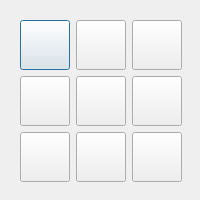
<?xml version="1.0" encoding="UTF-8"?>
<ui version="4.0">
 <class>Dialog</class>
 <widget class="QDialog" name="Dialog">
  <property name="geometry">
   <rect>
    <x>0</x>
    <y>0</y>
    <width>200</width>
    <height>200</height>
   </rect>
  </property>
  <property name="minimumSize">
   <size>
    <width>200</width>
    <height>200</height>
   </size>
  </property>
  <property name="maximumSize">
   <size>
    <width>200</width>
    <height>200</height>
   </size>
  </property>
  <property name="windowTitle">
   <string>Tic-Tac-Toe</string>
  </property>
  <widget class="QWidget" name="">
   <property name="geometry">
    <rect>
     <x>20</x>
     <y>20</y>
     <width>164</width>
     <height>164</height>
    </rect>
   </property>
   <layout class="QGridLayout" name="gridLayout">
    <item row="0" column="0">
     <widget class="QPushButton" name="pushButton11">
      <property name="minimumSize">
       <size>
        <width>50</width>
        <height>50</height>
       </size>
      </property>
      <property name="maximumSize">
       <size>
        <width>50</width>
        <height>50</height>
       </size>
      </property>
      <property name="text">
       <string/>
      </property>
     </widget>
    </item>
    <item row="0" column="1">
     <widget class="QPushButton" name="pushButton12">
      <property name="minimumSize">
       <size>
        <width>50</width>
        <height>50</height>
       </size>
      </property>
      <property name="maximumSize">
       <size>
        <width>50</width>
        <height>50</height>
       </size>
      </property>
      <property name="text">
       <string/>
      </property>
     </widget>
    </item>
    <item row="0" column="2">
     <widget class="QPushButton" name="pushButton13">
      <property name="minimumSize">
       <size>
        <width>50</width>
        <height>50</height>
       </size>
      </property>
      <property name="maximumSize">
       <size>
        <width>50</width>
        <height>50</height>
       </size>
      </property>
      <property name="text">
       <string/>
      </property>
     </widget>
    </item>
    <item row="1" column="0">
     <widget class="QPushButton" name="pushButto21">
      <property name="minimumSize">
       <size>
        <width>50</width>
        <height>50</height>
       </size>
      </property>
      <property name="maximumSize">
       <size>
        <width>50</width>
        <height>50</height>
       </size>
      </property>
      <property name="text">
       <string/>
      </property>
     </widget>
    </item>
    <item row="1" column="1">
     <widget class="QPushButton" name="pushButton22">
      <property name="minimumSize">
       <size>
        <width>50</width>
        <height>50</height>
       </size>
      </property>
      <property name="maximumSize">
       <size>
        <width>50</width>
        <height>50</height>
       </size>
      </property>
      <property name="text">
       <string/>
      </property>
     </widget>
    </item>
    <item row="1" column="2">
     <widget class="QPushButton" name="pushButton23">
      <property name="minimumSize">
       <size>
        <width>50</width>
        <height>50</height>
       </size>
      </property>
      <property name="maximumSize">
       <size>
        <width>50</width>
        <height>50</height>
       </size>
      </property>
      <property name="text">
       <string/>
      </property>
     </widget>
    </item>
    <item row="2" column="0">
     <widget class="QPushButton" name="pushButton31">
      <property name="minimumSize">
       <size>
        <width>50</width>
        <height>50</height>
       </size>
      </property>
      <property name="maximumSize">
       <size>
        <width>50</width>
        <height>50</height>
       </size>
      </property>
      <property name="text">
       <string/>
      </property>
     </widget>
    </item>
    <item row="2" column="1">
     <widget class="QPushButton" name="pushButton32">
      <property name="minimumSize">
       <size>
        <width>50</width>
        <height>50</height>
       </size>
      </property>
      <property name="maximumSize">
       <size>
        <width>50</width>
        <height>50</height>
       </size>
      </property>
      <property name="text">
       <string/>
      </property>
     </widget>
    </item>
    <item row="2" column="2">
     <widget class="QPushButton" name="pushButton33">
      <property name="minimumSize">
       <size>
        <width>50</width>
        <height>50</height>
       </size>
      </property>
      <property name="maximumSize">
       <size>
        <width>50</width>
        <height>50</height>
       </size>
      </property>
      <property name="text">
       <string/>
      </property>
     </widget>
    </item>
   </layout>
  </widget>
 </widget>
 <resources/>
 <connections/>
</ui>
